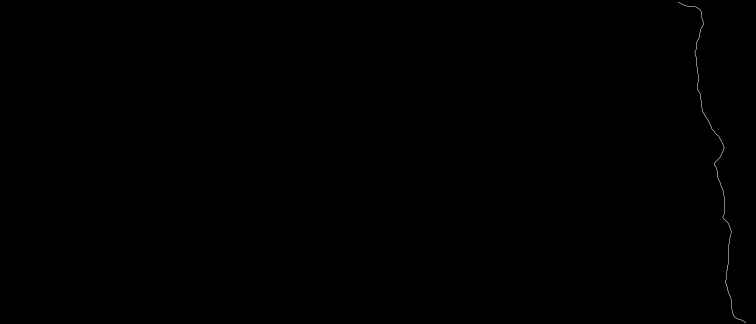
#> input picture experiment_d/results/images_final_border/final_border_165_185__165.png, 1512 x 648 px, given in place of final_border_1_185__1.png, which was not available (shown at 1/2 size)
$ jupyter execute --allow-errors python_pipeline.ipynb   (text cells are left out)
#> lines starting #> are read from the running program, lines starting #| are printed output that depends on the picture; after the words box and inside, x2 and y2 are one past the last pixel; in counts of white or black regions, pixels touching at a corner belong together; pictures that were not available may be replaced by others from this repository, and a replacement may not be noted
#> `binarized_image = image.point(lambda x: 255 if x > 0 else 0, '1')`:
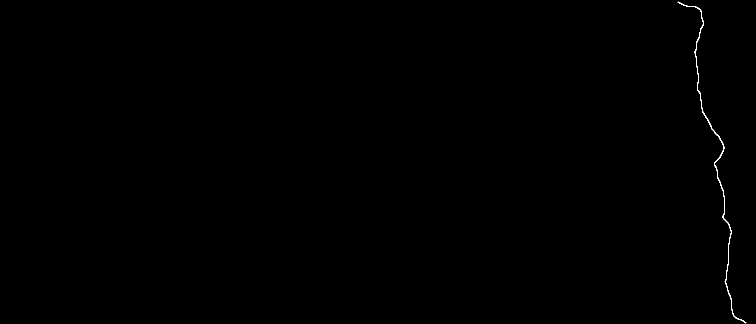
#> binarized_image: PIL image 1512x648 1 (shown at 1/2 size); 0.13% white in thin lines or dots, all inside (x1, y1, x2, y2) = (1355, 3, 1493, 647)
#> after the loop `for row in range(binarized_array.shape[0]):`:
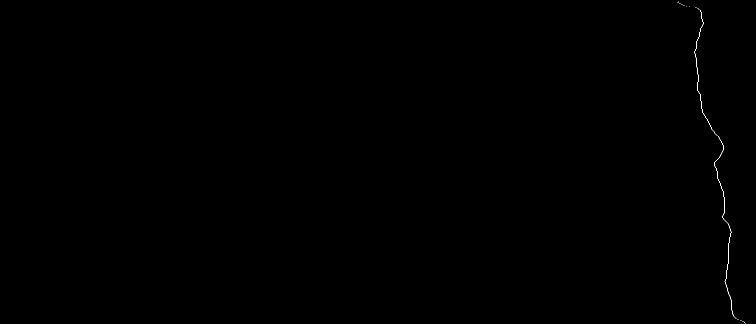
#> binarized_array: shape (648, 1512) bool (shown at 1/2 size); 0.07% white in thin lines or dots, all inside (x1, y1, x2, y2) = (1355, 3, 1492, 647)
#> after the loop `for row in range(uppermost_white_pixel_row):`: binarized_array: shape (648, 1512) bool; 0.07% white in thin lines or dots, all inside (x1, y1, x2, y2) = (1355, 0, 1492, 647)
#> after the loop `for row in reversed(range(lowermost_white_pixel_row, binarized_array.s..`: binarized_array: shape (648, 1512) bool; 0.07% white in thin lines or dots, all inside (x1, y1, x2, y2) = (1355, 0, 1492, 648)
[cell 1]
# Parameters to run the code.
mask_shape = "straight" # Can be "slanted" or "straight"
offset = 20 # Number of pixels from edge of border to ignore
delta_x = 50 # Width of stripes in pixels
total_frames = 185 # Amount of frames considered in the video, maximum is 185
options_delta_frames = [4, 6, 8, 10, 12] # Possible values of delta_frames to consider, used to calculate velocities
stripe_amount = 20 # Amount of stripes to be analyzed

[cell 2]
import numpy as np
import matplotlib.pyplot as plt
from PIL import Image

# get_mask_slanted, get_mask_straight:
# Image, Int, Int -> Array

# Takes an image in its final binary mapping version, that is,
# an image with a black background and a white line of width 1 px,
# which is well defined for all y (each row has exactly one white pixel).

# Returns a numpy array that acts as a mask of the stripes.
# The stripes are defined and indexed from right to left, with an offset
# from the border to avoid noise.

# Each value in the returned matrix is one of the following:
# -2 means background,
# -1 means offset (to avoid noise close to border),
# 0, 1, 2, 3, ... mean the index of the stripe, from right to left.

# mapping_image: image in mapping version, of type Pillow Image
# offset: number of pixels from border to be ignored
# delta_x: pixel width of stripes

[cell 3]
# [48 lines left out: function get_mask_slanted, not called in this run]

[cell 4]
def get_mask_straight(mapping_image, offset, delta_x):
    # Convert image to values in array.
#> called with offset = 20, delta_x = 50
    mapping_array = np.array(mapping_image)
    height = mapping_array.shape[0]
#> height = 648
    width = mapping_array.shape[1]
#> width = 1512

    # Find the position of the leftmost white pixel:
    found = False
    lmw_col = -1
    for col in range(width):
        if not found:
            for row in range(height):
                if mapping_array[row, col] != 0:
                    lmw_col = col
                    found = True
                    break

    # Initially, mask is completely undefined (-3).
    mask_array = np.full((height, width), -3)

    # Iterate over each row of the image:
    for row in range(height):

        STATE = 'OUTSIDE'
        i = offset
        j = delta_x
        stripe_idx = 0

        # Iterate over each pixel in the row, from right to left:
        for col in reversed(range(width)):

            # While in the background, outside of the tissue.
            if STATE == 'OUTSIDE':
                if col > lmw_col:
                    mask_array[row][col] = -2
                else: # Border found
                    STATE = 'OFFSET'
                    mask_array[row][col] = -1

            # While inside the offset inside of the tissue.
            elif STATE == 'OFFSET':
                if i > 0:
                    mask_array[row][col] = -1
                    i -= 1
                else: # Offset required width is satisfied
                    STATE = 'STRIPES'
                    mask_array[row][col] = 0

            # While inside an arbitrary stripe inside of the tissue.
            elif STATE == 'STRIPES':
                if j > 0:
                    mask_array[row][col] = stripe_idx
                    j -= 1
                else: # Stripe required width is satisfied
                    stripe_idx += 1
                    mask_array[row][col] = stripe_idx
                    j = delta_x
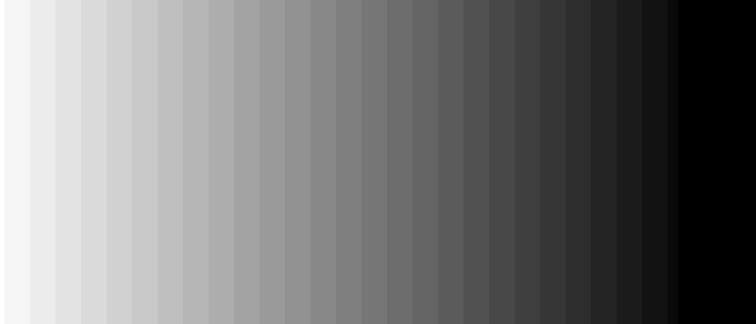
#> mask_array: shape (648, 1512) int64 (shown at 1/2 size); min -2, max 26, mean 10.9; drawn with min black and max white

    return mask_array

[cell 5]
# Assigns a random color to each distinct number in a numpy
# matrix and displays the result.
# **This function was completely generated by ChatGPT**
def visualize_mask(mask_array):
    # Generate a random NumPy matrix
    mask_array = mask_array

    # Get the unique numbers in the matrix
    numbers = np.unique(mask_array)
#> numbers = 29 values from -2 to 26

    # Assign a random color to each number
    color_map = {}
    for number in numbers:
        color = np.random.rand(3)
        color_map[number] = color
#> this loop made 29 passes
#> color on passes 1 to 12: [0.549, 0.715, 0.603], [0.545, 0.424, 0.646], [0.438, 0.892, 0.964], [0.383, 0.792, 0.529], [0.568, 0.926, 0.071], [0.0871, 0.0202, 0.833], [0.778, 0.87, 0.979], [0.799, 0.461, 0.781], [0.118, 0.64, 0.143], [0.945, 0.522, 0.415], [0.265, 0.774, 0.456], [0.568, 0.0188, 0.618]
#> after the loop, color_map = 29 items

    # Create a colored image based on the matrix
    image = np.zeros((mask_array.shape[0], mask_array.shape[1], 3))
    for i in range(mask_array.shape[0]):
        for j in range(mask_array.shape[1]):
            number = mask_array[i, j]
            color = color_map[number]
            image[i, j] = color
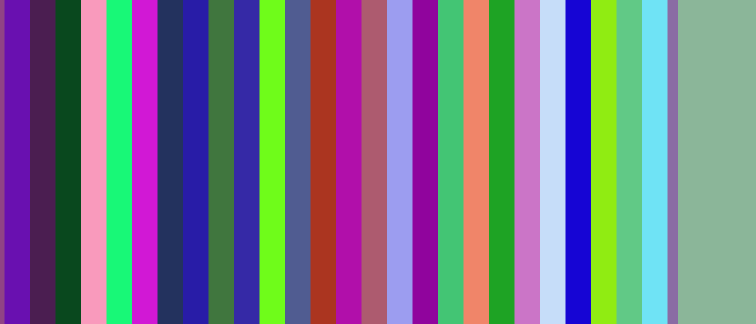
#> image: shape (648, 1512, 3) float64 (shown at 1/2 size); mean of channels 0, 1, 2 0.465, 0.472, 0.538; drawn as R, G, B
#> pass 2 of the loop `for i in range(1, total_frames+1):`:
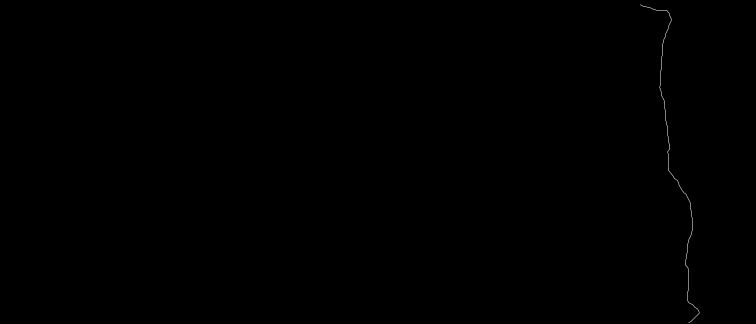
#> input picture experiment_d/results/images_final_border/final_border_1_185__112.png, 1512 x 648 px, given in place of final_border_1_185__2.png, which was not available (shown at 1/2 size)
#> binarized_image: PIL image 1512x648 1; 0.12% white in thin lines or dots, all inside (x1, y1, x2, y2) = (1279, 8, 1399, 647)
#> after the loop `for row in range(binarized_array.shape[0]):`:
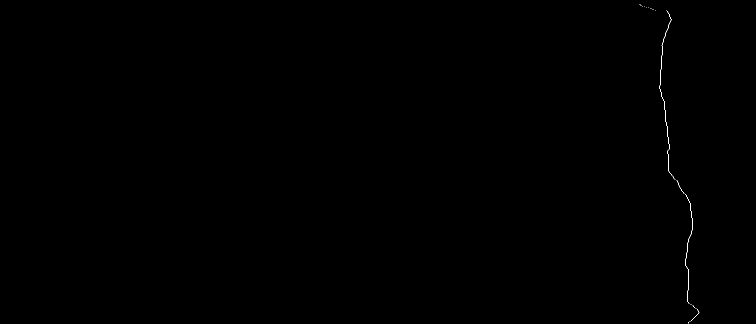
#> binarized_array: shape (648, 1512) bool (shown at 1/2 size); 0.07% white in thin lines or dots, all inside (x1, y1, x2, y2) = (1279, 8, 1399, 647)
#> mapping_image: PIL image 1512x648 1; 0.07% white in thin lines or dots, all inside (x1, y1, x2, y2) = (1279, 0, 1399, 648)
#> after the loop in get_mask_straight (call 2), `for row in range(height):`:
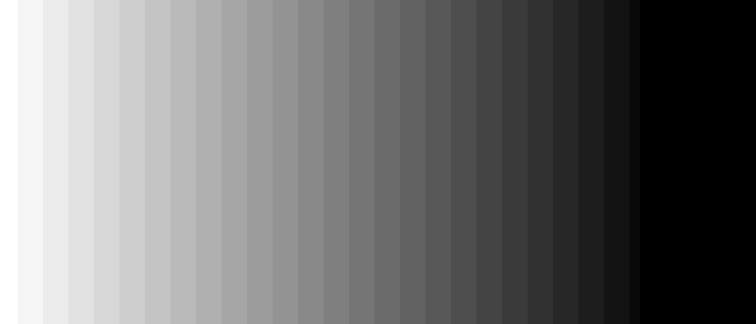
#> mask_array: shape (648, 1512) int64 (shown at 1/2 size); min -2, max 24, mean 9.5; drawn with min black and max white

    # Display the image
    plt.imshow(image)
    plt.axis('off')
    plt.show()

[cell 6]
# Given an original skeletonized version of the white border
# on black background from ImageJ, generates and saves the
# 1. binarized version (image)
# 2. mapping version (image)
# 3. mask array (csv)

# In this context, a mapping is an image where EVERY pixel
# in the y dimension (each row) has ONE AND ONLY one white border
# pixel (column) associated in that row.

from PIL import Image
import numpy as np
import os
import pandas as pd

results_border_dir = "/Users/benjaminalvial/Desktop/Nucleus/cell-jamming/experiment_d/results/images_final_border/"
results_binarized_dir = "/Users/benjaminalvial/Desktop/Nucleus/cell-jamming/experiment_d/results/images_final_binarized/"
results_mapping_dir = "/Users/benjaminalvial/Desktop/Nucleus/cell-jamming/experiment_d/results/images_final_mapping/"
results_masks_dir = "/Users/benjaminalvial/Desktop/Nucleus/cell-jamming/experiment_d/results/csvs_final_mask/"

#> (the rest of this cell did not finish here and is left out)
